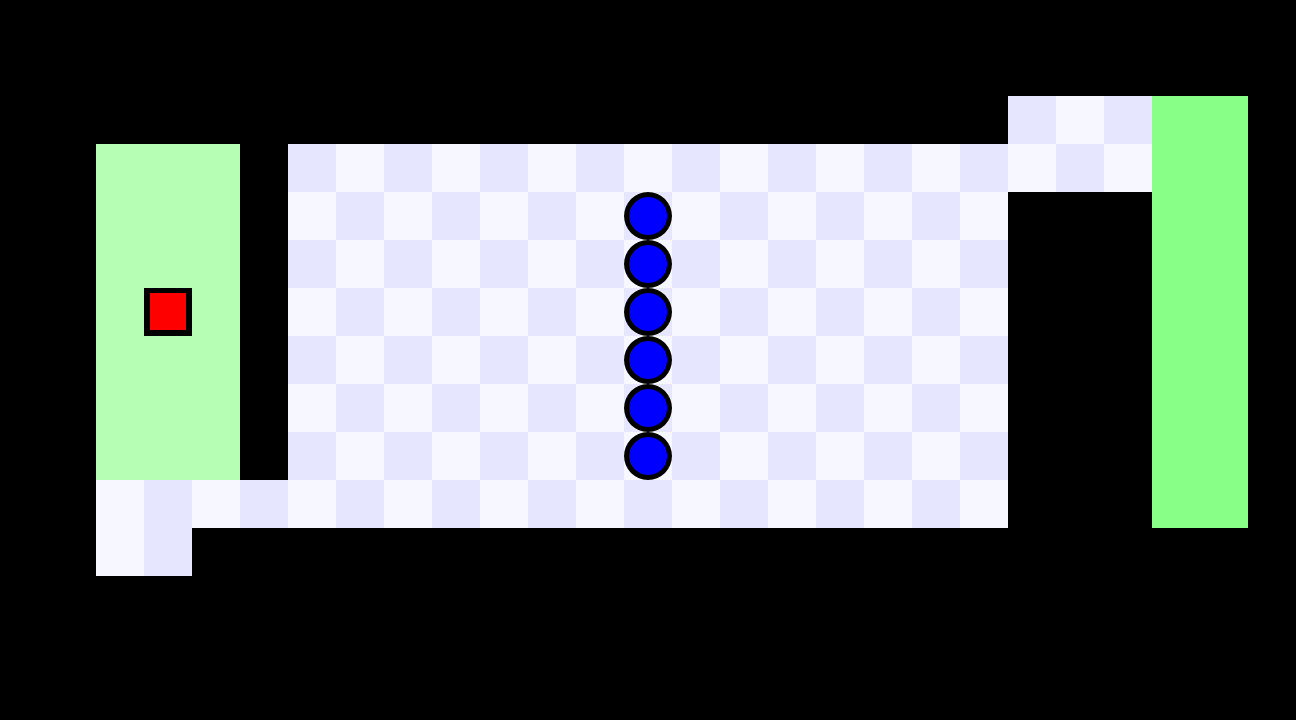

Tiled map render using the project's own tile images. Description and the whole map definition, tile-layer contents included, below:
An orthogonal 27x15 tile map with 48x48 px tiles, 7 tile layers (Walls, Floor, Start, End, ...).

<map version="1.10" tiledversion="1.10.2" orientation="orthogonal" renderorder="right-down" width="27" height="15" tilewidth="48" tileheight="48" infinite="0" nextlayerid="9" nextobjectid="1">
 <tileset firstgid="1" source="tileset.tsx" />
 <layer id="1" name="Walls" width="27" height="15">
  <data encoding="csv">
0,0,0,0,0,0,0,0,0,0,0,0,0,0,0,0,0,0,0,0,0,0,0,0,0,0,0,
0,0,0,0,0,0,0,0,0,0,0,0,0,0,0,0,0,0,0,0,6,6,6,6,6,6,6,
0,6,6,6,6,6,6,6,6,6,6,6,6,6,6,6,6,6,6,6,6,0,0,0,0,0,6,
0,6,0,0,0,6,0,0,0,0,0,0,0,0,0,0,0,0,0,0,0,0,0,0,0,0,6,
0,6,0,0,0,6,0,0,0,0,0,0,0,0,0,0,0,0,0,0,0,6,6,6,0,0,6,
0,6,0,0,0,6,0,0,0,0,0,0,0,0,0,0,0,0,0,0,0,6,0,6,0,0,6,
0,6,0,0,0,6,0,0,0,0,0,0,0,0,0,0,0,0,0,0,0,6,0,6,0,0,6,
0,6,0,0,0,6,0,0,0,0,0,0,0,0,0,0,0,0,0,0,0,6,0,6,0,0,6,
0,6,0,0,0,6,0,0,0,0,0,0,0,0,0,0,0,0,0,0,0,6,0,6,0,0,6,
0,6,0,0,0,6,0,0,0,0,0,0,0,0,0,0,0,0,0,0,0,6,0,6,0,0,6,
0,6,0,0,0,0,0,0,0,0,0,0,0,0,0,0,0,0,0,0,0,6,0,6,0,0,6,
0,6,0,0,6,6,6,6,6,6,6,6,6,6,6,6,6,6,6,6,6,6,0,6,6,6,6,
0,6,6,6,6,0,0,0,0,0,0,0,0,0,0,0,0,0,0,0,0,0,0,0,0,0,0,
0,0,0,0,0,0,0,0,0,0,0,0,0,0,0,0,0,0,0,0,0,0,0,0,0,0,0,
0,0,0,0,0,0,0,0,0,0,0,0,0,0,0,0,0,0,0,0,0,0,0,0,0,0,0
</data>
 </layer>
 <layer id="2" name="Floor" width="27" height="15">
  <data encoding="csv">
0,0,0,0,0,0,0,0,0,0,0,0,0,0,0,0,0,0,0,0,0,0,0,0,0,0,0,
0,0,0,0,0,0,0,0,0,0,0,0,0,0,0,0,0,0,0,0,0,0,0,0,0,0,0,
0,0,0,0,0,0,0,0,0,0,0,0,0,0,0,0,0,0,0,0,0,3,2,3,0,0,0,
0,0,0,0,0,0,3,2,3,2,3,2,3,2,3,2,3,2,3,2,3,2,3,2,0,0,0,
0,0,0,0,0,0,2,3,2,3,2,3,2,3,2,3,2,3,2,3,2,0,0,0,0,0,0,
0,0,0,0,0,0,3,2,3,2,3,2,3,2,3,2,3,2,3,2,3,0,0,0,0,0,0,
0,0,0,0,0,0,2,3,2,3,2,3,2,3,2,3,2,3,2,3,2,0,0,0,0,0,0,
0,0,0,0,0,0,3,2,3,2,3,2,3,2,3,2,3,2,3,2,3,0,0,0,0,0,0,
0,0,0,0,0,0,2,3,2,3,2,3,2,3,2,3,2,3,2,3,2,0,0,0,0,0,0,
0,0,0,0,0,0,3,2,3,2,3,2,3,2,3,2,3,2,3,2,3,0,0,0,0,0,0,
0,0,2,3,2,3,2,3,2,3,2,3,2,3,2,3,2,3,2,3,2,0,0,0,0,0,0,
0,0,2,3,0,0,0,0,0,0,0,0,0,0,0,0,0,0,0,0,0,0,0,0,0,0,0,
0,0,0,0,0,0,0,0,0,0,0,0,0,0,0,0,0,0,0,0,0,0,0,0,0,0,0,
0,0,0,0,0,0,0,0,0,0,0,0,0,0,0,0,0,0,0,0,0,0,0,0,0,0,0,
0,0,0,0,0,0,0,0,0,0,0,0,0,0,0,0,0,0,0,0,0,0,0,0,0,0,0
</data>
 </layer>
 <layer id="3" name="Start" width="27" height="15">
  <data encoding="csv">
0,0,0,0,0,0,0,0,0,0,0,0,0,0,0,0,0,0,0,0,0,0,0,0,0,0,0,
0,0,0,0,0,0,0,0,0,0,0,0,0,0,0,0,0,0,0,0,0,0,0,0,0,0,0,
0,0,0,0,0,0,0,0,0,0,0,0,0,0,0,0,0,0,0,0,0,0,0,0,0,0,0,
0,0,5,5,5,0,0,0,0,0,0,0,0,0,0,0,0,0,0,0,0,0,0,0,0,0,0,
0,0,5,5,5,0,0,0,0,0,0,0,0,0,0,0,0,0,0,0,0,0,0,0,0,0,0,
0,0,5,5,5,0,0,0,0,0,0,0,0,0,0,0,0,0,0,0,0,0,0,0,0,0,0,
0,0,5,5,5,0,0,0,0,0,0,0,0,0,0,0,0,0,0,0,0,0,0,0,0,0,0,
0,0,5,5,5,0,0,0,0,0,0,0,0,0,0,0,0,0,0,0,0,0,0,0,0,0,0,
0,0,5,5,5,0,0,0,0,0,0,0,0,0,0,0,0,0,0,0,0,0,0,0,0,0,0,
0,0,5,5,5,0,0,0,0,0,0,0,0,0,0,0,0,0,0,0,0,0,0,0,0,0,0,
0,0,0,0,0,0,0,0,0,0,0,0,0,0,0,0,0,0,0,0,0,0,0,0,0,0,0,
0,0,0,0,0,0,0,0,0,0,0,0,0,0,0,0,0,0,0,0,0,0,0,0,0,0,0,
0,0,0,0,0,0,0,0,0,0,0,0,0,0,0,0,0,0,0,0,0,0,0,0,0,0,0,
0,0,0,0,0,0,0,0,0,0,0,0,0,0,0,0,0,0,0,0,0,0,0,0,0,0,0,
0,0,0,0,0,0,0,0,0,0,0,0,0,0,0,0,0,0,0,0,0,0,0,0,0,0,0
</data>
 </layer>
 <layer id="4" name="End" width="27" height="15">
  <data encoding="csv">
0,0,0,0,0,0,0,0,0,0,0,0,0,0,0,0,0,0,0,0,0,0,0,0,0,0,0,
0,0,0,0,0,0,0,0,0,0,0,0,0,0,0,0,0,0,0,0,0,0,0,0,0,0,0,
0,0,0,0,0,0,0,0,0,0,0,0,0,0,0,0,0,0,0,0,0,0,0,0,1,1,0,
0,0,0,0,0,0,0,0,0,0,0,0,0,0,0,0,0,0,0,0,0,0,0,0,1,1,0,
0,0,0,0,0,0,0,0,0,0,0,0,0,0,0,0,0,0,0,0,0,0,0,0,1,1,0,
0,0,0,0,0,0,0,0,0,0,0,0,0,0,0,0,0,0,0,0,0,0,0,0,1,1,0,
0,0,0,0,0,0,0,0,0,0,0,0,0,0,0,0,0,0,0,0,0,0,0,0,1,1,0,
0,0,0,0,0,0,0,0,0,0,0,0,0,0,0,0,0,0,0,0,0,0,0,0,1,1,0,
0,0,0,0,0,0,0,0,0,0,0,0,0,0,0,0,0,0,0,0,0,0,0,0,1,1,0,
0,0,0,0,0,0,0,0,0,0,0,0,0,0,0,0,0,0,0,0,0,0,0,0,1,1,0,
0,0,0,0,0,0,0,0,0,0,0,0,0,0,0,0,0,0,0,0,0,0,0,0,1,1,0,
0,0,0,0,0,0,0,0,0,0,0,0,0,0,0,0,0,0,0,0,0,0,0,0,0,0,0,
0,0,0,0,0,0,0,0,0,0,0,0,0,0,0,0,0,0,0,0,0,0,0,0,0,0,0,
0,0,0,0,0,0,0,0,0,0,0,0,0,0,0,0,0,0,0,0,0,0,0,0,0,0,0,
0,0,0,0,0,0,0,0,0,0,0,0,0,0,0,0,0,0,0,0,0,0,0,0,0,0,0
</data>
 </layer>
 <layer id="5" name="Blue_Balls" width="27" height="15">
  <data encoding="csv">
0,0,0,0,0,0,0,0,0,0,0,0,0,0,0,0,0,0,0,0,0,0,0,0,0,0,0,
0,0,0,0,0,0,0,0,0,0,0,0,0,0,0,0,0,0,0,0,0,0,0,0,0,0,0,
0,0,0,0,0,0,0,0,0,0,0,0,0,0,0,0,0,0,0,0,0,0,0,0,0,0,0,
0,0,0,0,0,0,0,0,0,0,0,0,0,0,0,0,0,0,0,0,0,0,0,0,0,0,0,
0,0,0,0,0,0,0,0,0,0,0,0,0,7,0,0,0,0,0,0,0,0,0,0,0,0,0,
0,0,0,0,0,0,0,0,0,0,0,0,0,7,0,0,0,0,0,0,0,0,0,0,0,0,0,
0,0,0,0,0,0,0,0,0,0,0,0,0,7,0,0,0,0,0,0,0,0,0,0,0,0,0,
0,0,0,0,0,0,0,0,0,0,0,0,0,7,0,0,0,0,0,0,0,0,0,0,0,0,0,
0,0,0,0,0,0,0,0,0,0,0,0,0,7,0,0,0,0,0,0,0,0,0,0,0,0,0,
0,0,0,0,0,0,0,0,0,0,0,0,0,7,0,0,0,0,0,0,0,0,0,0,0,0,0,
0,0,0,0,0,0,0,0,0,0,0,0,0,0,0,0,0,0,0,0,0,0,0,0,0,0,0,
0,0,0,0,0,0,0,0,0,0,0,0,0,0,0,0,0,0,0,0,0,0,0,0,0,0,0,
0,0,0,0,0,0,0,0,0,0,0,0,0,0,0,0,0,0,0,0,0,0,0,0,0,0,0,
0,0,0,0,0,0,0,0,0,0,0,0,0,0,0,0,0,0,0,0,0,0,0,0,0,0,0,
0,0,0,0,0,0,0,0,0,0,0,0,0,0,0,0,0,0,0,0,0,0,0,0,0,0,0
</data>
 </layer>
 <layer id="6" name="Red_Balls" width="27" height="15">
  <data encoding="csv">
0,0,0,0,0,0,0,0,0,0,0,0,0,0,0,0,0,0,0,0,0,0,0,0,0,0,0,
0,0,0,0,0,0,0,0,0,0,0,0,0,0,0,0,0,0,0,0,0,0,0,0,0,0,0,
0,0,0,0,0,0,0,0,0,0,0,0,0,0,0,0,0,0,0,0,0,0,0,0,0,0,0,
0,0,0,0,0,0,0,0,0,0,0,0,0,0,0,0,0,0,0,0,0,0,0,0,0,0,0,
0,0,0,0,0,0,0,0,0,0,0,0,0,0,0,0,0,0,0,0,0,0,0,0,0,0,0,
0,0,0,0,0,0,0,0,0,0,0,0,0,0,0,0,0,0,0,0,0,0,0,0,0,0,0,
0,0,0,0,0,0,0,0,0,0,0,0,0,0,0,0,0,0,0,0,0,0,0,0,0,0,0,
0,0,0,0,0,0,0,0,0,0,0,0,0,0,0,0,0,0,0,0,0,0,0,0,0,0,0,
0,0,0,0,0,0,0,0,0,0,0,0,0,0,0,0,0,0,0,0,0,0,0,0,0,0,0,
0,0,0,0,0,0,0,0,0,0,0,0,0,0,0,0,0,0,0,0,0,0,0,0,0,0,0,
0,0,0,0,0,0,0,0,0,0,0,0,0,0,0,0,0,0,0,0,0,0,0,0,0,0,0,
0,0,0,0,0,0,0,0,0,0,0,0,0,0,0,0,0,0,0,0,0,0,0,0,0,0,0,
0,0,0,0,0,0,0,0,0,0,0,0,0,0,0,0,0,0,0,0,0,0,0,0,0,0,0,
0,0,0,0,0,0,0,0,0,0,0,0,0,0,0,0,0,0,0,0,0,0,0,0,0,0,0,
0,0,0,0,0,0,0,0,0,0,0,0,0,0,0,0,0,0,0,0,0,0,0,0,0,0,0
</data>
 </layer>
 <layer id="7" name="Player" width="27" height="15">
  <data encoding="csv">
0,0,0,0,0,0,0,0,0,0,0,0,0,0,0,0,0,0,0,0,0,0,0,0,0,0,0,
0,0,0,0,0,0,0,0,0,0,0,0,0,0,0,0,0,0,0,0,0,0,0,0,0,0,0,
0,0,0,0,0,0,0,0,0,0,0,0,0,0,0,0,0,0,0,0,0,0,0,0,0,0,0,
0,0,0,0,0,0,0,0,0,0,0,0,0,0,0,0,0,0,0,0,0,0,0,0,0,0,0,
0,0,0,0,0,0,0,0,0,0,0,0,0,0,0,0,0,0,0,0,0,0,0,0,0,0,0,
0,0,0,0,0,0,0,0,0,0,0,0,0,0,0,0,0,0,0,0,0,0,0,0,0,0,0,
0,0,0,4,0,0,0,0,0,0,0,0,0,0,0,0,0,0,0,0,0,0,0,0,0,0,0,
0,0,0,0,0,0,0,0,0,0,0,0,0,0,0,0,0,0,0,0,0,0,0,0,0,0,0,
0,0,0,0,0,0,0,0,0,0,0,0,0,0,0,0,0,0,0,0,0,0,0,0,0,0,0,
0,0,0,0,0,0,0,0,0,0,0,0,0,0,0,0,0,0,0,0,0,0,0,0,0,0,0,
0,0,0,0,0,0,0,0,0,0,0,0,0,0,0,0,0,0,0,0,0,0,0,0,0,0,0,
0,0,0,0,0,0,0,0,0,0,0,0,0,0,0,0,0,0,0,0,0,0,0,0,0,0,0,
0,0,0,0,0,0,0,0,0,0,0,0,0,0,0,0,0,0,0,0,0,0,0,0,0,0,0,
0,0,0,0,0,0,0,0,0,0,0,0,0,0,0,0,0,0,0,0,0,0,0,0,0,0,0,
0,0,0,0,0,0,0,0,0,0,0,0,0,0,0,0,0,0,0,0,0,0,0,0,0,0,0
</data>
 </layer>
 <objectgroup id="8" name="Coins" />
</map>
